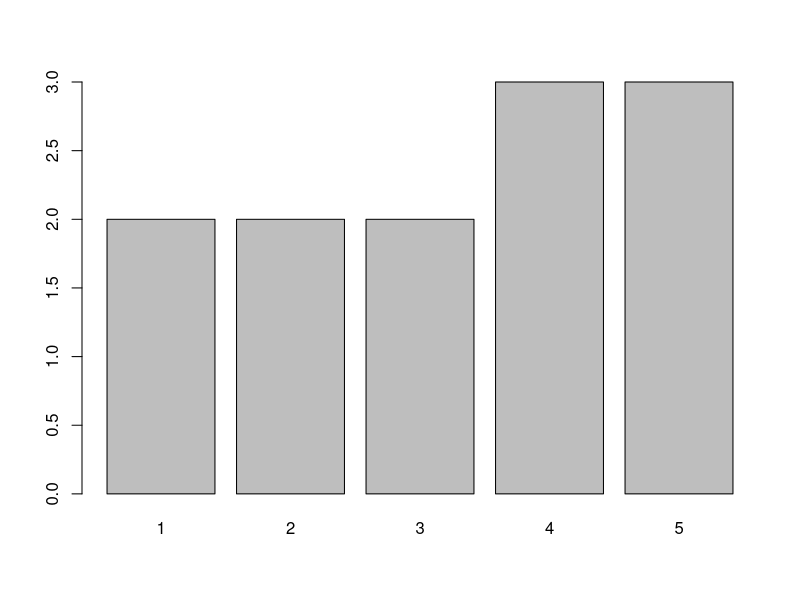

R code for this plot:
#------------------------------------------------------------------------------------
# Tipos de datos numéricos
a <- 2
b = 2.5
c <- 2L
class(a)
class(b)
class(c)

d <- a + b + c
d
class(d)
# Cadenas de texto
aa <- "Hola!"
aa
bb <- "Esto es una prueba..."
class(aa)
cc <- paste(aa,',',bb)
dd <- paste0(aa,', ',bb)

verdadero <- F
nrow(a)
#------------------------------------------------------------------------------------
# NA y NULL
# Valor faltante
e <- c(0, 1, 4, NA, 7.5)
e
# Dato no disponible o nulo
nrow(d)
# Vectores
v1 <- c(1,0.5,3,7)
v1
v1[2]
length(v1)
v2 <- c("Hola","Modelos","Estadísticos")
v2
v2[3]
#------------------------------------------------------------------------------------
# Tamaño del vector
length(v2)
# Otra forma
v3 <- 1:10
v3
# Con funciones
v4 <- seq(from = 0,
          to = 100,
          by = 2)
v4
v5 <- rep(x = 0, 
          times = 100)
v5
#------------------------------------------------------------------------------------
# Factor
m <- factor(x = c(1,1,2,3,4,5,3,4,2,5,5,4),
            levels = c(1,2,3,4,5)
            )
m
plot(m)
#------------------------------------------------------------------------------------
# Matrices
m1 <- matrix(1:15)
m1
m2 <- matrix(1:15, nrow = 3, ncol = 5)
m2
m3 <- matrix(1:15, nrow = 3, ncol = 5, byrow = T)
m3
# Dimensión de la matríz
dim(m3)
#------------------------------------------------------------------------------------
# Data Frames
nombre <- c("Leandro","Agustín","Cristian","Carolina","Nahuel","Ariana")
edad <- c(25,26,35,31,32,27)
cohorte <- factor(c(1,2,2,1,2,2),levels = c(1,2,3))

alumnos <- data.frame("nombre" = nombre,
                      "edad" = edad,
                      "cohorte" = cohorte,
                      stringsAsFactors = F)

alumnos
# Acceso a los elementos
alumnos$nombre
alumnos[[1]]
alumnos$nombre[2]
alumnos[, 1]
alumnos[, "nombre"]
alumnos[1, 1]
aux <- alumnos[, c(1,3)]
aux
aux <- alumnos[, 1:3]
aux
dim(alumnos)
# Agregamos una columna nueva
ciudad <- c("Paraná","Paraná","Oro Verde","Santa Fe","Gualeguay","CABA")

alumnos <- cbind(alumnos[,1:2],"ciudad" = ciudad, cohorte)
alumnos
# Agregamos un alumno
nuevo <- data.frame("Juan",45,"Oro Verde",as.factor(2),
                    stringsAsFactors = F)
colnames(nuevo) <- c("nombre","edad","ciudad","cohorte")
alumnos <- rbind(alumnos,nuevo)
alumnos
# Dimensión
dim(alumnos)
#------------------------------------------------------------------------------------
# Listas
l1 <- list(v1,v2,m,m3,alumnos)
# Acceso a los valores
l1
l1[[1]]
l1[[1]][2]
l1[[4]]
l1[[5]][,c(1,3)]
l1[[5]]$nombre[7]
l1[[5]][[1]][7]
l2 <- list(l1,1:15)
l2
l2[[1]][[5]]
l2[[1]][[2]]
l2[[2]]
l3 <- list("v1" = v1, "DF" = alumnos)
l3$v1
l3$DF$nombre
#------------------------------------------------------------------------------------
# Eliminar elementos
rm(list = ls()) # Con ls() eliminamos todos los elementos del entorno

